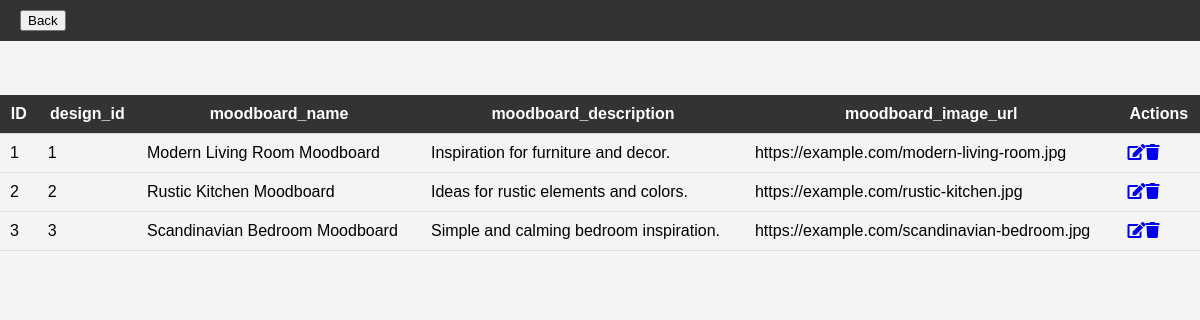
The page /VirtualInteriorDesignStudio/landingmoodboard.php on the database its author committed.
### tables this page shows
CREATE TABLE `moodboards` (
  `moodboard_id` int(11) NOT NULL,
  `design_id` int(11) NOT NULL,
  `moodboard_name` varchar(100) NOT NULL,
  `moodboard_description` text DEFAULT NULL,
  `moodboard_image_url` varchar(255) DEFAULT NULL,
  `created_at` timestamp NOT NULL DEFAULT current_timestamp(),
  `updated_at` timestamp NOT NULL DEFAULT current_timestamp() ON UPDATE current_timestamp()
);

### VirtualInteriorDesignStudio/landingmoodboard.php (the view, shortened to what this page needs)
<!DOCTYPE html>
<html lang="en">
<head>
    <link rel="stylesheet" href="https://cdnjs.cloudflare.com/ajax/libs/font-awesome/5.15.4/css/all.min.css">
     <link rel="stylesheet" href="css/style5.css">
</head>
<header>
    <div>
            <button type="button" onclick="window.location.href='moodboards.html'">Back</button>
    </div>
</header>
<?php
require_once "dbconnect.php";
?>
<!DOCTYPE html>
<html lang="en">
<head>
</head>
<body>
    <br><br><br>
    <table id="dataTable" class="table table-hover text-center">
        <tr>
            <th>ID</th>
            <th>design_id</th>
            <th>moodboard_name</th>
            <th>moodboard_description</th>
            <th>moodboard_image_url</th>
            <th>Actions</th>
        </tr>
        <?php
        $sql = "SELECT * FROM moodboards";
        $result = $conn->query($sql);
        if ($result->num_rows > 0) {
            while ($row = $result->fetch_assoc()) {
                echo "<tr>";
                echo "<td>" . $row["moodboard_id"] . "</td>";
                echo "<td>" . $row["design_id"] . "</td>";
                echo "<td>" . $row["moodboard_name"] . "</td>";
                echo "<td>" . $row["moodboard_description"] . "</td>";
                echo "<td>" . $row["moodboard_image_url"] . "</td>";
                echo "<td>";
                echo "<a href='updatemoodboard.html?id=" . $row["moodboard_id"] . "'><i class='fas fa-edit'></i></a>";
                echo "<a href='deletemoodboard.html?id=" . $row["moodboard_id"] . "'><i class='fas fa-trash'></i></a>";
                echo "</td>";
                echo "</tr>";
            }
        } else {
            echo "<tr><td colspan='6'>No data found</td></tr>";
        }
        ?>
    </table>
</body>
</html>

### css/style5.css (style rules this page uses)
body { font-family: Arial, sans-serif; margin: 0; padding: 0; background-color: #f4f4f4; }
header { background-color: #333; color: #fff; padding: 10px 20px; display: flex; justify-content: space-between; align-items: center; }
table { width: 100%; border-collapse: collapse; }
th, td { padding: 10px; border-bottom: 1px solid #ddd; }
th { background-color: #333; color: white; }

### rows shown on the page
moodboards: moodboard_id "1", design "1", moodboard_name "Modern Living Room Moodboard", moodboard_description "Inspiration for furniture and decor.", moodboard_image_url "https://example.com/modern-living-room.jpg"
moodboards: moodboard_id "2", design "2", moodboard_name "Rustic Kitchen Moodboard", moodboard_description "Ideas for rustic elements and colors.", moodboard_image_url "https://example.com/rustic-kitchen.jpg"
moodboards: moodboard_id "3", design "3", moodboard_name "Scandinavian Bedroom Moodboard", moodboard_description "Simple and calming bedroom inspiration.", moodboard_image_url "https://example.com/scandinavian-bedroom.jpg"
